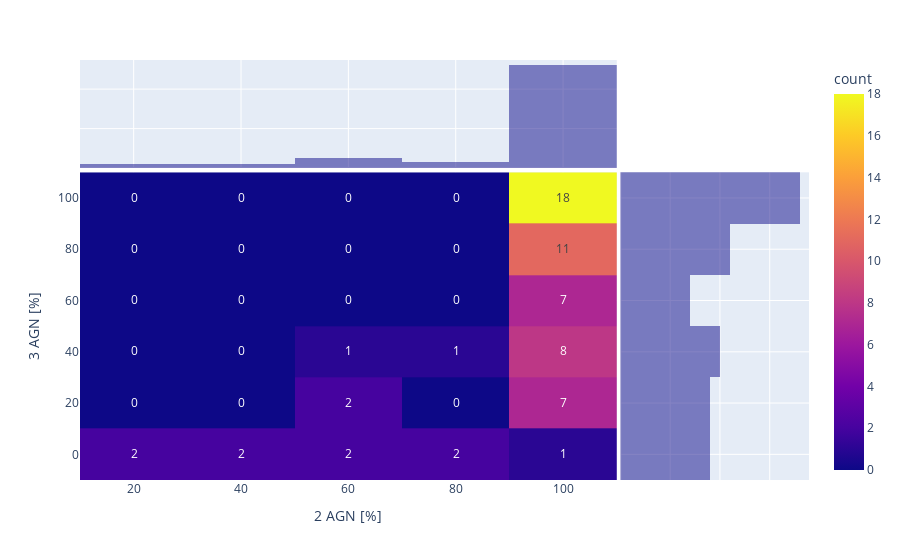

The notebook cell saved with this chart:
### Code cell
fig = px.density_heatmap(trips_z3_dr200_perc_df, x="Perc2", y="Perc3",text_auto=True,nbinsx=5,nbinsy=5,
                         labels={
                           "Perc2": "2 AGN [%]",
                           "Perc3": "3 AGN [%]"  
                         },
                         marginal_x="histogram",marginal_y="histogram")

fig.show()

### Figure 1 — Plotly figure (JSON) as saved in the notebook; plotly's stock layout.template omitted (floating-point values rounded to 4 significant figures)
{"data": [{"coloraxis": "coloraxis", "hovertemplate": "2 AGN [%]=%{x}<br>3 AGN [%]=%{y}<br>count=%{z}<extra></extra>", "name": "", "nbinsx": 5, "nbinsy": 5, "texttemplate": "%{z}", "type": "histogram2d", "x": [52.51, 52.3, 100, 100, 82.77, 100, 100, 40.88, 40.88, 100, 100, 100, 100, 100, 100, 100, 60.52, 97.19, 60.52, 97.19, 100, 100, 100, 100, 100, 100, 100, 100, 100, 100, 99.8, 100, 100, 100, 17.84, 89.38, 17.84, 89.38, 100, 100, 100, 100, 99.8, 100, 100, 99.6, 100, 100, 100, 100, 100, 100, 95.19, 100, 99.4, 100, 100, 100, 100, 100, 100, 67.33, 100, 100], "xaxis": "x", "xbingroup": "x", "y": [3.006, 3.006, 47.29, 40.68, 40.68, 73.15, 71.14, 9.619, 9.619, 73.75, 100, 29.06, 47.09, 46.29, 100, 46.29, 22.65, 22.65, 36.07, 36.07, 76.55, 22.85, 100, 74.95, 100, 36.27, 100, 67.33, 92.99, 86.17, 86.17, 79.56, 63.33, 18.04, 2.806, 2.806, 2.806, 2.806, 95.99, 42.08, 100, 99.8, 2.405, 98.8, 93.39, 70.14, 70.14, 69.94, 100, 25.85, 15.23, 100, 61.32, 99.6, 58.72, 12.02, 92.79, 54.31, 100, 55.91, 75.95, 23.65, 99.8, 91.98], "yaxis": "y", "ybingroup": "y"}, {"alignmentgroup": "True", "bingroup": "x", "hovertemplate": "2 AGN [%]=%{x}<br>count=%{y}<extra></extra>", "legendgroup": "", "marker": {"color": "#0d0887"}, "name": "", "offsetgroup": "", "opacity": 0.5, "showlegend": false, "type": "histogram", "x": [52.51, 52.3, 100, 100, 82.77, 100, 100, 40.88, 40.88, 100, 100, 100, 100, 100, 100, 100, 60.52, 97.19, 60.52, 97.19, 100, 100, 100, 100, 100, 100, 100, 100, 100, 100, 99.8, 100, 100, 100, 17.84, 89.38, 17.84, 89.38, 100, 100, 100, 100, 99.8, 100, 100, 99.6, 100, 100, 100, 100, 100, 100, 95.19, 100, 99.4, 100, 100, 100, 100, 100, 100, 67.33, 100, 100], "xaxis": "x3", "yaxis": "y3"}, {"alignmentgroup": "True", "bingroup": "y", "hovertemplate": "3 AGN [%]=%{y}<br>count=%{x}<extra></extra>", "legendgroup": "", "marker": {"color": "#0d0887"}, "name": "", "offsetgroup": "", "opacity": 0.5, "showlegend": false, "type": "histogram", "xaxis": "x2", "y": [3.006, 3.006, 47.29, 40.68, 40.68, 73.15, 71.14, 9.619, 9.619, 73.75, 100, 29.06, 47.09, 46.29, 100, 46.29, 22.65, 22.65, 36.07, 36.07, 76.55, 22.85, 100, 74.95, 100, 36.27, 100, 67.33, 92.99, 86.17, 86.17, 79.56, 63.33, 18.04, 2.806, 2.806, 2.806, 2.806, 95.99, 42.08, 100, 99.8, 2.405, 98.8, 93.39, 70.14, 70.14, 69.94, 100, 25.85, 15.23, 100, 61.32, 99.6, 58.72, 12.02, 92.79, 54.31, 100, 55.91, 75.95, 23.65, 99.8, 91.98], "yaxis": "y2"}], "layout": {"barmode": "overlay", "coloraxis": {"colorbar": {"title": {"text": "count"}}, "colorscale": [[0, "#0d0887"], [0.1111, "#46039f"], [0.2222, "#7201a8"], [0.3333, "#9c179e"], [0.4444, "#bd3786"], [0.5556, "#d8576b"], [0.6667, "#ed7953"], [0.7778, "#fb9f3a"], [0.8889, "#fdca26"], [1, "#f0f921"]]}, "legend": {"tracegroupgap": 0}, "margin": {"t": 60}, "xaxis": {"anchor": "y", "domain": [0, 0.7363], "title": {"text": "2 AGN [%]"}}, "xaxis2": {"anchor": "y2", "domain": [0.7413, 1], "matches": "x2", "showgrid": true, "showline": false, "showticklabels": false, "ticks": ""}, "xaxis3": {"anchor": "y3", "domain": [0, 0.7363], "matches": "x", "showgrid": true, "showticklabels": false}, "xaxis4": {"anchor": "y4", "domain": [0.7413, 1], "matches": "x2", "showgrid": true, "showline": false, "showticklabels": false, "ticks": ""}, "yaxis": {"anchor": "x", "domain": [0, 0.7326], "title": {"text": "3 AGN [%]"}}, "yaxis2": {"anchor": "x2", "domain": [0, 0.7326], "matches": "y", "showgrid": true, "showticklabels": false}, "yaxis3": {"anchor": "x3", "domain": [0.7426, 1], "matches": "y3", "showgrid": true, "showline": false, "showticklabels": false, "ticks": ""}, "yaxis4": {"anchor": "x4", "domain": [0.7426, 1], "matches": "y3", "showgrid": true, "showline": false, "showticklabels": false, "ticks": ""}}}
